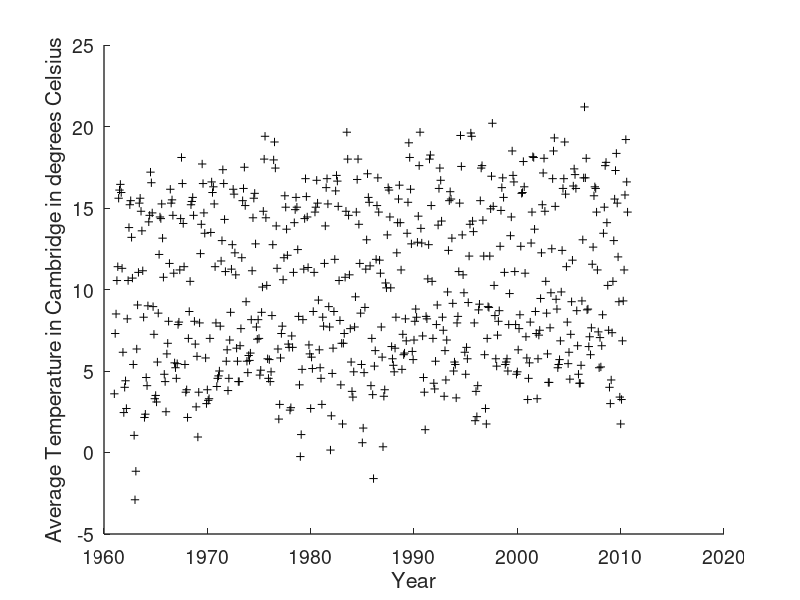

Source code (MATLAB): (Note: this script raises an error after producing the figure.)
% 2.1 Data and Fit
%%

% Read File 
M = dlmread ( 'cambridge.dat', ' ', 4,3);

%Since the Genius who made the file decided to delimit with spaces not tabs
%NEED Quirks to get actual data out.
yy   = M(:,1);                               %get Months 
mm   = M(:,3)  + M(:,4) ;                    %Get Years
tmax = M(:,6)  + M(:,7)  + M(:,8);           %Get Rest of Data
tmin = M(:,11) + M(:,12) + M(:,13);
af   = M(:,17) + M(:,18) + M(:,19) + M(:, 20);
rain = M(:,21) + M(:,22) + M(:,23) + M(:, 24);
% A standing ovation to MathWorks. Even the Simplest compilers would just
% Throw away all spaces and give you a nice table. 

% Define Floatpoint Years

t = yy + (mm-1)/12;
avtemp = (tmax + tmin)/2;   

% Plot 
hold on
plot (t,avtemp,'k+');   %Plot using black line with + Markers
xlabel ('Year','fontsize', 14); 
ylabel ('Average Temperature in Cambridge in degrees Celsius', 'fontsize', 14);
set (gca, 'fontsize', 14, 'linewidth', 1);  %Nice Touch

%Perform Fit 
% Create a vector of initial trial Values
a_0 = [10, 0.1, 5.5, 0];   % a_0 a_1 a_2 \delta

%Need to define slsine.m to use chi^2 fit
% because:
%  a) Makes code concise and human readable
%  b) makes the second argument a function by all definitions
%  which is impossible to make in the same file: see 
%  http://stackoverflow.com/questions/5363397/
%  in-matlab-can-i-have-a-script-and-a-function-definition-in-the-same-file

%Fit to the Graph
a = fminsearch ( @(a) slsine(a,t,avtemp),a_0)

% Result of Computation is 
% a_0 = 9.3257    
% a_1 = 0.0308
% a_2 =-6.6440
% \delta = 1.4156
plot (t,a(1) + a(2) * (t-1961) + a(3) * sin (2*pi*t + a(4)),'k')
xlim ([1960,2017]);
ylim ([-5,25]);
hold off
print -dsvg ChangeInTemp.svg

%% 
%(a) 

%The rise of the Temperature is a(2) * 50 
a(2)*50
% = 1.5376

%(b) histogram
histogram (rain, 10)
xlabel ('Precipitation in mm','fontsize', 14); 
ylabel ('Frequency', 'fontsize', 14);
set (gca, 'fontsize', 14, 'linewidth', 1);  
print -dsvg Rain.svg

%(c) The Graphs Are of Good Quality, Change in Temp needs to be 
% Flipped 90 degrees, to be more visible


